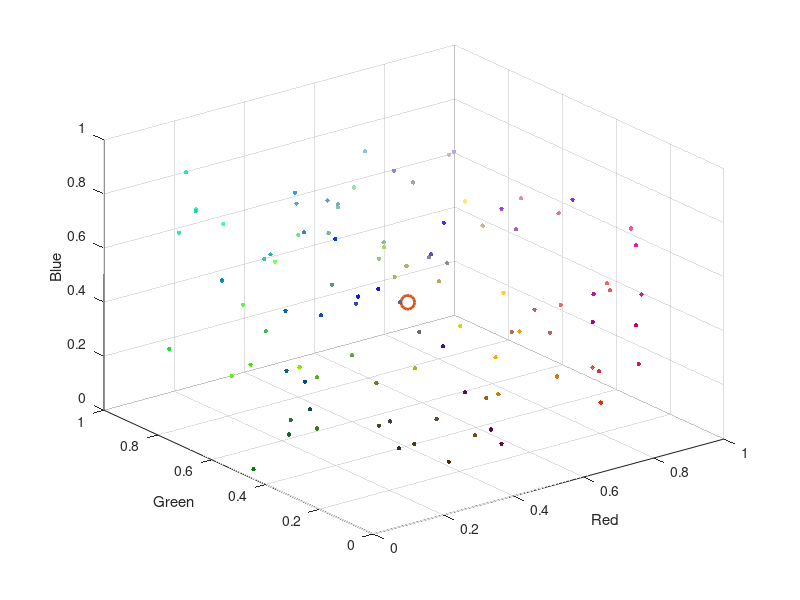

This chart was generated by the following MATLAB code:
% testing
% Generate some random RGB color values
rgb_vals = rand(100, 3);

% Compute the centroid RGB values
centroid_rgb = mean(rgb_vals);

% Create a 3D scatter plot
fig = figure;
scatter3(rgb_vals(:,1), rgb_vals(:,2), rgb_vals(:,3), 10, rgb_vals, 'filled')
hold on
scatter3(centroid_rgb(1), centroid_rgb(2), centroid_rgb(3), 100, 'rx', 'LineWidth', 2)
hold off
xlabel('Red')
ylabel('Green')
zlabel('Blue')
